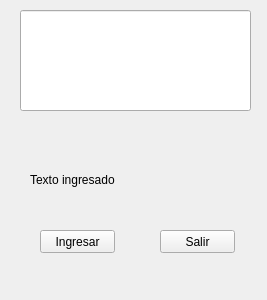
<?xml version="1.0" encoding="UTF-8"?>
<ui version="4.0">
 <class>vingreso</class>
 <widget class="QWidget" name="vingreso">
  <property name="geometry">
   <rect>
    <x>0</x>
    <y>0</y>
    <width>267</width>
    <height>300</height>
   </rect>
  </property>
  <property name="windowTitle">
   <string>Enter window</string>
  </property>
  <widget class="QLabel" name="label">
   <property name="geometry">
    <rect>
     <x>30</x>
     <y>170</y>
     <width>91</width>
     <height>20</height>
    </rect>
   </property>
   <property name="text">
    <string>Texto ingresado</string>
   </property>
  </widget>
  <widget class="QPushButton" name="pushButton">
   <property name="geometry">
    <rect>
     <x>160</x>
     <y>230</y>
     <width>75</width>
     <height>23</height>
    </rect>
   </property>
   <property name="text">
    <string>Salir</string>
   </property>
  </widget>
  <widget class="QPushButton" name="pushButton_2">
   <property name="geometry">
    <rect>
     <x>40</x>
     <y>230</y>
     <width>75</width>
     <height>23</height>
    </rect>
   </property>
   <property name="text">
    <string>Ingresar</string>
   </property>
  </widget>
  <widget class="QLineEdit" name="lineEdit">
   <property name="geometry">
    <rect>
     <x>20</x>
     <y>10</y>
     <width>231</width>
     <height>101</height>
    </rect>
   </property>
  </widget>
 </widget>
 <resources/>
 <connections>
  <connection>
   <sender>pushButton</sender>
   <signal>clicked()</signal>
   <receiver>vingreso</receiver>
   <slot>close()</slot>
   <hints>
    <hint type="sourcelabel">
     <x>177</x>
     <y>238</y>
    </hint>
    <hint type="destinationlabel">
     <x>228</x>
     <y>154</y>
    </hint>
   </hints>
  </connection>
 </connections>
</ui>
